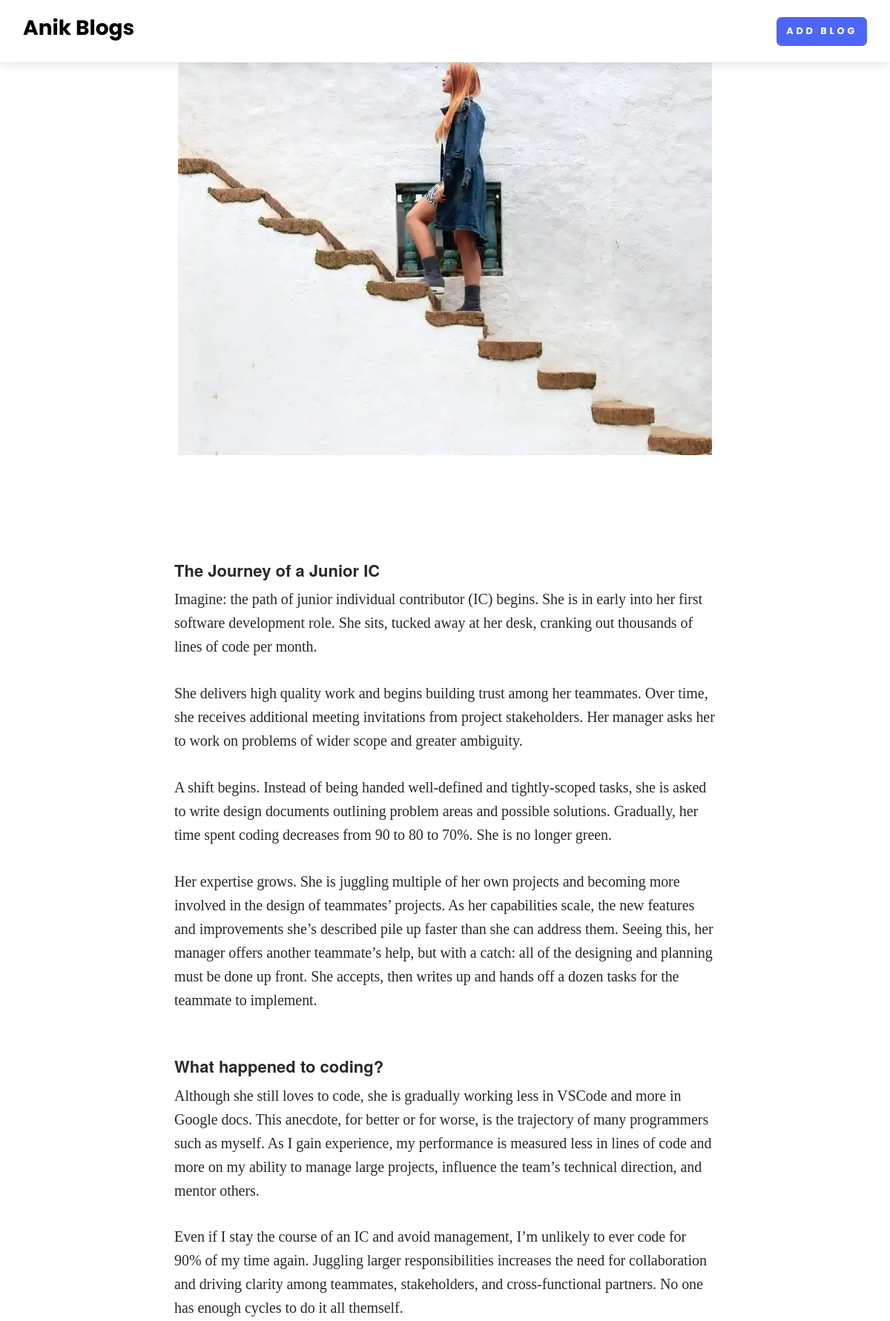
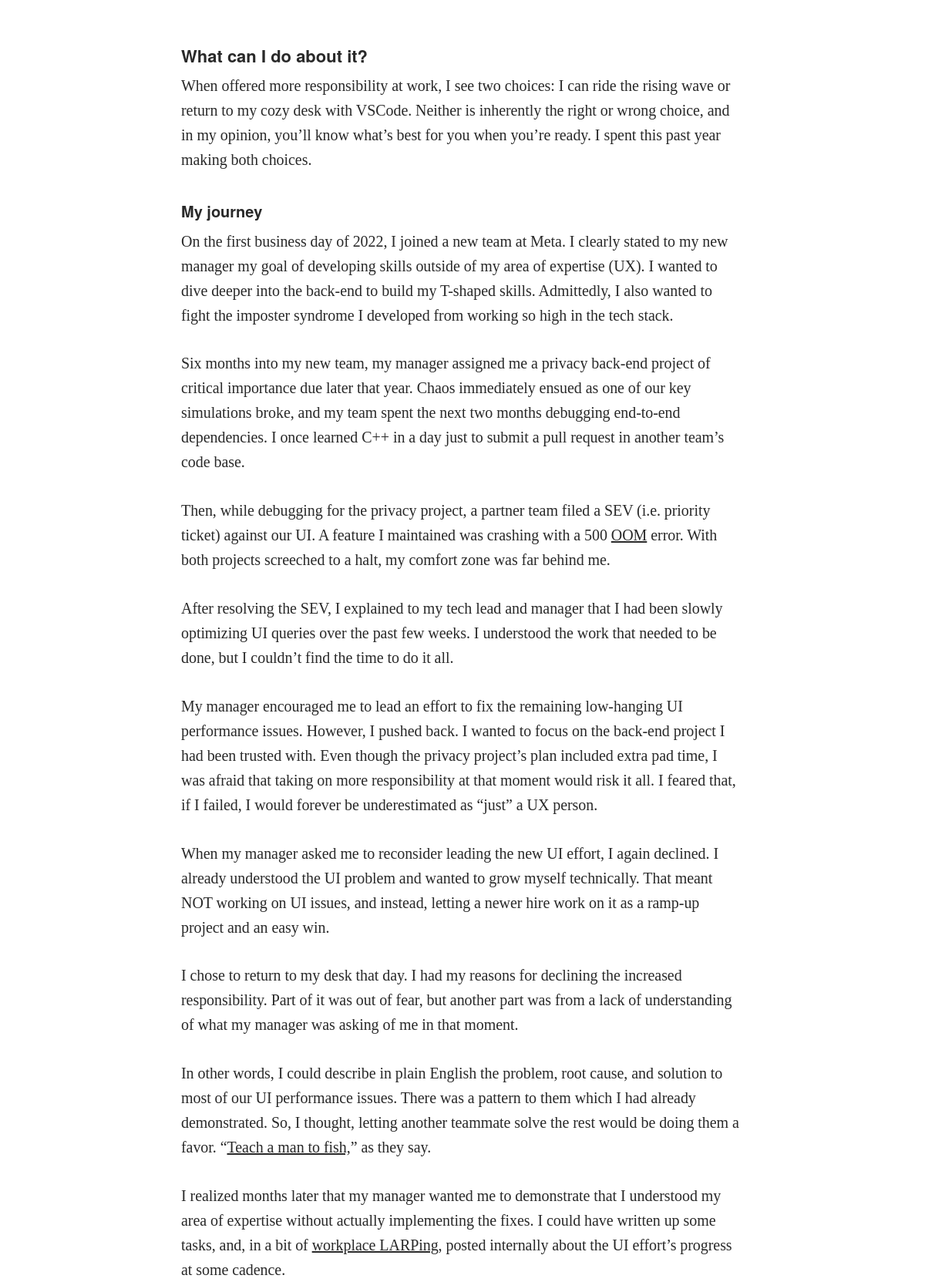
Screenshot of /blog-detail/todays-software-developers-will-stop-coding-soon (upper part) with the database file from the repository (2 pictures, top to bottom).
### home/models.py (models this page shows, shortened)
class BlogModel(models.Model):
    title = models.CharField(max_length=1000)
    content = FroalaField()
    slug = models.SlugField(max_length=1000, null=True, blank= True)
    user = models.ForeignKey(User, blank=True, null= True, on_delete=models.CASCADE)
    image = models.ImageField(upload_to='uploads/froala_editer/images')
    created_at = models.DateTimeField(auto_now_add=True)
    updated_at = models.DateTimeField(auto_now=True)
    approved = models.BooleanField('Approved',default=False)

### home/views.py (the view)
# urls.py: path('blog-detail/<slug>', blog_detail, name="blog_detail"),
def blog_detail(request, slug):
    context = {}
    try:
        blog_obj = BlogModel.objects.filter(slug = slug).first()
        context['blog_obj'] = blog_obj
    except Exception as e:
        print(e)
    return render(request, 'blog_detail.html', context)

### home/templates/blog_detail.html
{% extends "base.html" %}
{% block start %}
<section>
    <div class="container">
        <div class="row text-center">
            <div class="col-xl-10 mx-auto"><img class="img-fluid mb-5"
                    src="/media/{{blog_obj.image}}"
                    alt=""></div>
        </div>
        <div class="row">
            <div class="col-xl-8 col-lg-10 mx-auto my-4">
                <div class="text-content">
                    {{blog_obj.content|safe}}
                </div>
            </div>
        </div>
    </div>
</section>
{% endblock %}

### rows the page displays
BlogModel: image (picture), content "The Journey of a Junior IC Imagine: the path of junior individual contributor (IC) begins. She is in early into her first software development role. She sits, tucked away at her desk, cranking out thousands of lines of code per month. She delivers high quality work and begins building trust among her teammates. Over time, she receives additional meeting invitations from project stakeholders. Her manager asks her to work on problems of wider scope and greater ambiguity. A shift begins. Instead of being handed well-defined and tightly-scoped tasks, she is asked to write design documents outlining problem areas and possible solutions. Gradually, her time spent coding decreases from 90 to 80 to…"
